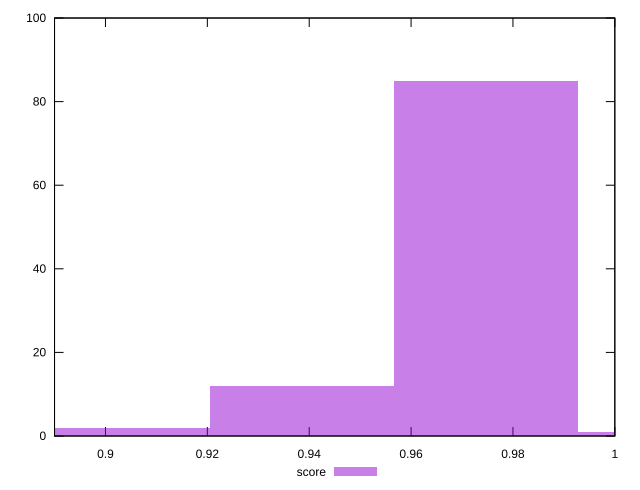

gnuplot code for this plot:
reset

$score <<EOF
0.9386604694273963 12
0.9747627951746038 85
0.9025581436801887 2
1.0108651209218114 1
EOF

set key outside below
set boxwidth 0.03610232574720755
set xrange [0.89:1]
set yrange [0:100]
set trange [0:100]
set style fill transparent solid 0.5 noborder
set terminal svg size 640, 490 enhanced background rgb 'white'
set output "reports/report_00028_2021-02-24T12-49-42.674Z/first-contentful-paint/samples/music/score/histogram.svg"

plot $score title "score" with boxes

reset
